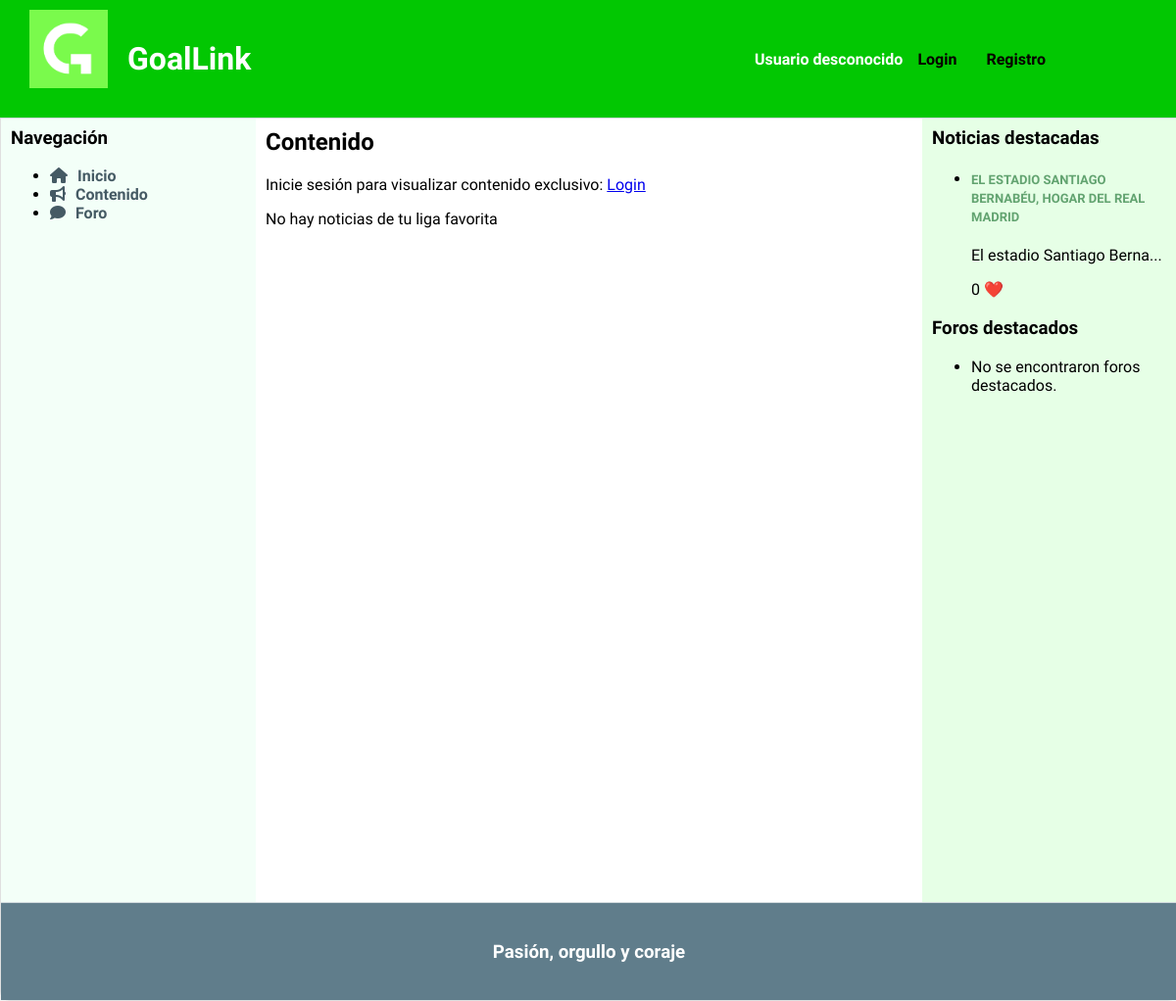
The app's page /contenido.php, older data.
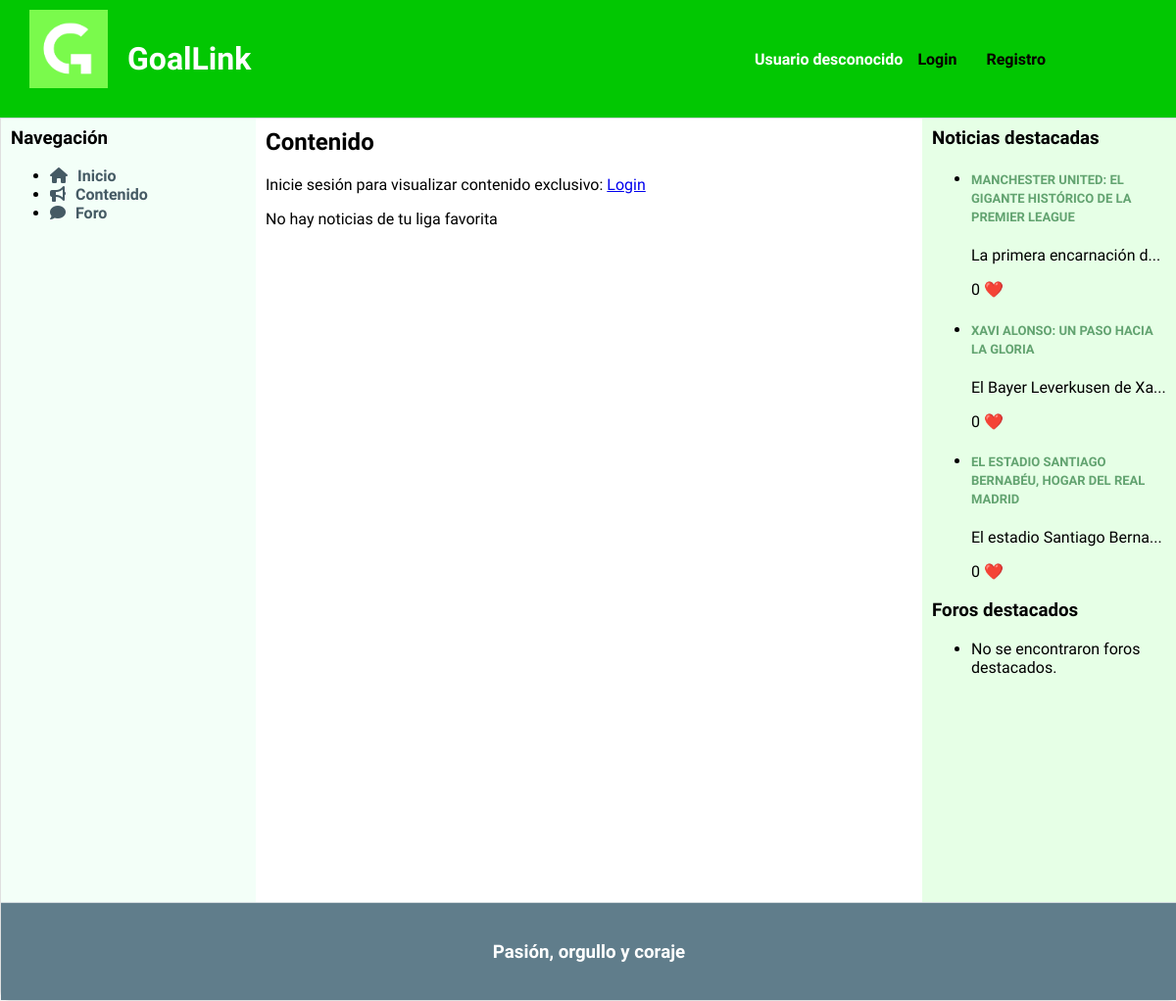
The same page, newer data.
### tables this page shows
CREATE TABLE `noticia` (
  `id` int(11) NOT NULL,
  `titulo` varchar(100) NOT NULL,
  `id_autor` int(11) DEFAULT NULL,
  `contenido` text DEFAULT NULL,
  `fecha` date NOT NULL,
  `likes` int(11) DEFAULT 0,
  `destacado` tinyint(1) NOT NULL DEFAULT 0,
  `imagen1` varchar(255) DEFAULT NULL,
  `liga` varchar(20) DEFAULT NULL
);

### includes/src/Aplicacion.php (called while the page is built, shortened)
<?php
class Aplicacion
{
    private $dirInstalacion;
    private $inicializada;
    private function __construct()
    {
        $this->inicializada = false;
    }
    public function init($bdDatosConexion, $rutaApp = '/', $dirInstalacion = __DIR__)
    {
        if (!$this->inicializada) {
            $this->dirInstalacion = $dirInstalacion;
            $this->inicializada = true;
        }
    }
    public function doInclude($path = '')
    {
        $params = array();
        $this->doIncludeInterna($path, $params);
    }
    private function doIncludeInterna($path, &$params)
    {
        include($this->dirInstalacion . $path);
    }
    public function generaVista(string $rutaVista, &$params)
    {
        $params['app'] = $this;
        $rutaVista = "/Vistas{$rutaVista}";
        $this->doIncludeInterna($rutaVista, $params);
    }
}

### includes/src/noticias/Noticia.php (called while the page is built, shortened)
<?php
class Noticia
{
    private $id;
    private $titulo;
    private $contenido;
    private $fecha;
    private $likes;
    public function __construct($id, $id_autor, $titulo, $contenido, $fecha, $likes, $destacado, $liga,  $imagen1=NULL)
    {
        $this->id = $id;
        $this->titulo = $titulo;
        $this->contenido = $contenido;
        $this->fecha = $fecha;
        $this->likes = $likes;
        if ($imagen1 !== NULL) {
            $this->imagen1 = file_get_contents($imagen1);
        }
    }
    public static function compararFechas($a, $b) {
        $aFecha=strtotime($a->getFecha());
        $bFecha=strtotime($b->getFecha());
        if ($bFecha==$aFecha) {
            return 0;
        }
        return ($aFecha > $bFecha) ? -1 : 1;
    }
    public static function listaDestacados($n) {
        $app = Aplicacion::getInstance();
        $conn = $app->getConexionBd();
        $result = $conn->query("SELECT * FROM noticia WHERE destacado>=$n");
        if($result && $result->num_rows>0){
            while($array=$result->fetch_assoc()){
                $noticia= new Noticia($array["id"], $array["id_autor"], $array["titulo"], $array["contenido"], $array["fecha"], $array["likes"], $array["destacado"], $array["liga"],$array["imagen1"] );
                $lista[]=$noticia;
            }
            usort($lista, array('es\ucm\fdi\aw\noticias\Noticia', 'compararFechas'));
            return $lista;
        }
        return NULL;
    }
    public function getId()
    {
        return $this->id;
    }
    public function getTitulo()
    {
        return $this->titulo;
    }
    public function getContenido()
    {
        return $this->contenido;
    }
    public function getFecha()
    {
        return $this->fecha;
    }
    public function getLikes()
    {
        return $this->likes;
    }
}

### includes/src/foros/Foro.php (called while the page is built, shortened)
<?php
class Foro
{
    public static function listaDestacados($n) {
        $app = Aplicacion::getInstance();
        $conn = $app->getConexionBd();
        $result = $conn->query("SELECT * FROM foro WHERE destacado>=$n");
        return NULL;
    }
}

### includes/comun/sidebarDer.php (the view, shortened to what this page needs)
<aside id="sidebarDer">
    <h3>Noticias destacadas</h3>
    <ul>
        <?php
            $noticiasDestacadas = Noticia::listaDestacados(1);
            if ($noticiasDestacadas != NULL) {
                foreach ($noticiasDestacadas as $noticia) {
                    echo "<li>";
                    echo "<h4 class='titulo-noticia-BarraLateral'><a href='noticiaDinamica.php?id=" . $noticia->getId() . "'>" . $noticia->getTitulo() . "</a></h4>";
                    echo "<p>" . substr($noticia->getContenido(), 0, 25) . "..."."</p>";
                    echo "<p>" . $noticia->getLikes() . " <span style='color: red;'>&#10084;&#65039;</span></p>";
                    echo "</li>";
                }
            }
            else {
                echo "<li>No se encontraron noticias destacadas.</li>";
            }
        ?>
    </ul>
    <h3>Foros destacados</h3>
    <ul>
        <?php
            $forosDestacados = Foro::listaDestacados(1);
            if ($forosDestacados != NULL) {
                foreach ($forosDestacados as $foro) {
                    echo "<li>";
                    echo "<h4>" . $foro->getTitulo() . "</h4>";
                    echo "<p>" . $foro->getDescripcion() . "</p>";
                    echo "<p>" . $foro->getLikes() . " <span style='color: red;'>&#10084;&#65039;</span></p>";
                    echo "</li>";
                }
            } else {
                echo "<li>No se encontraron foros destacados.</li>";
            }
        ?>
    </ul>
</aside>

Row changes from the older to the newer data that the page shows:
added noticia: titulo "MANCHESTER UNITED: EL GIGANTE HISTÓRICO DE LA PREMIER LEAGUE", contenido "La primera encarnación d", likes "0"
added noticia: titulo "XAVI ALONSO: UN PASO HACIA LA GLORIA", contenido "El Bayer Leverkusen de Xa", likes "0"
